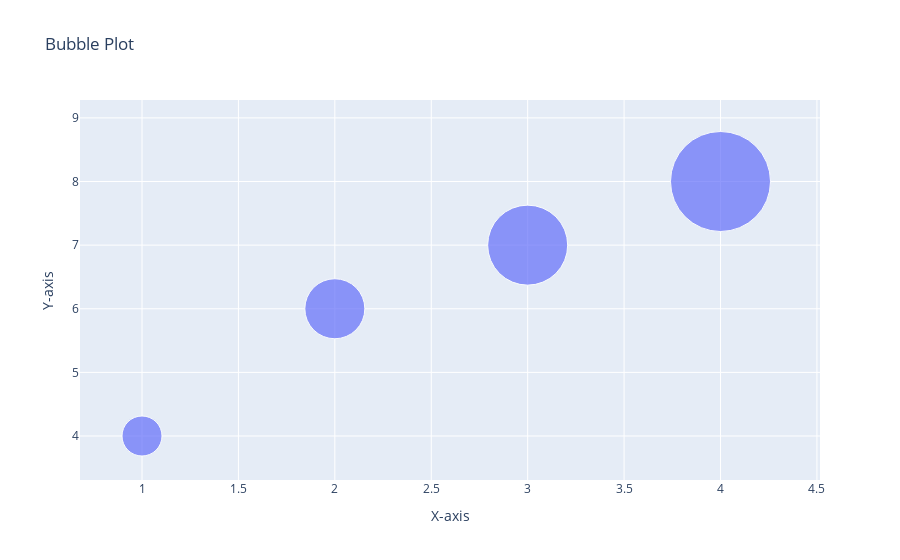

Notebook code for this chart:
### Code cell
x = [1,2,3,4]
y = [4,6,7,8]

fig = go.Figure(go.Scatter(x=x,y=y,mode="markers",marker_size=[40, 60, 80, 100]))
fig.update_layout(title = "Bubble Plot", xaxis_title = "X-axis", yaxis_title = "Y-axis")
fig.show()

### Figure 1 — Plotly figure (JSON) as saved in the notebook; plotly's stock layout.template omitted (floating-point values rounded to 4 significant figures)
{"data": [{"marker": {"size": [40, 60, 80, 100]}, "mode": "markers", "type": "scatter", "x": [1, 2, 3, 4], "y": [4, 6, 7, 8]}], "layout": {"title": {"text": "Bubble Plot"}, "xaxis": {"title": {"text": "X-axis"}}, "yaxis": {"title": {"text": "Y-axis"}}}}
